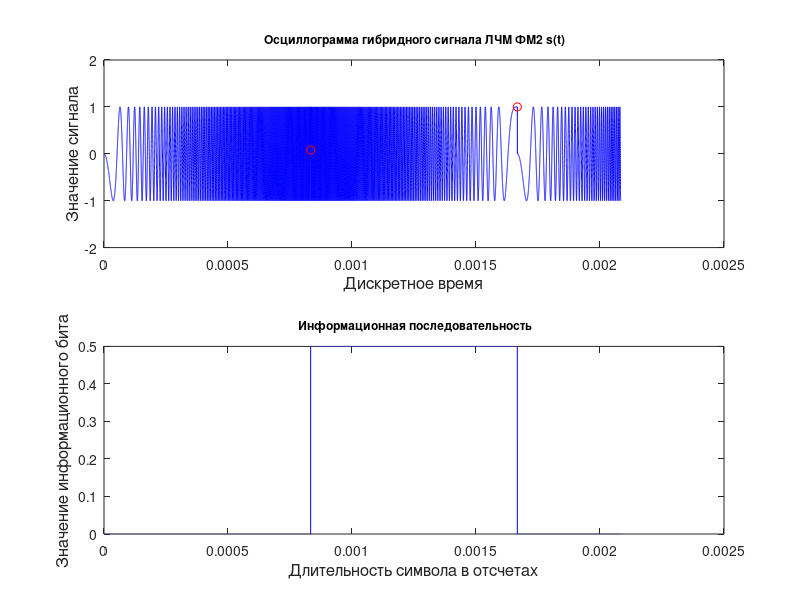
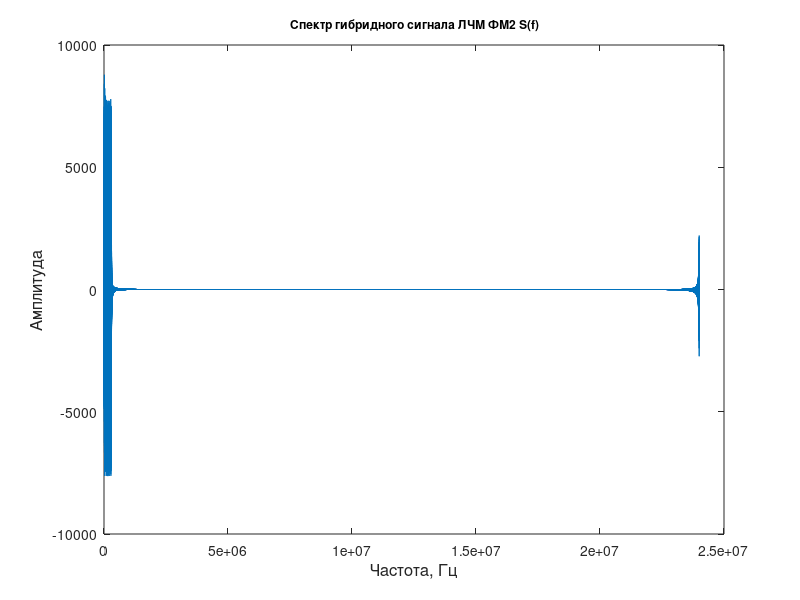

Recreate these plots in MATLAB, in order.
clear
f0 = 0
fs = 2.4e7
% Длительность посылки определяется как length/Tc, где Tc = 1200 -
% символьная скорость, length - число символов
R = 1200 % бод
progression = [1 0 1 1 0 0 1 1 0 1 0 0 1 1 1]; % Входной ЦП длиной 15
length_symbols = length(progression); %длина цифрового потока (число символов)
samp = fs/R; %число отсчетов в одном символе
samp_all = samp * length_symbols; %число отсчетов во всем сигнале
samp_all = double(samp_all);
%Длина последовательностей Голда 2^n - 1. Для примера выберем n =
%4,Следовательно длина будет 15
T = 1/R; %длительность одного символа
Tsum = T * length_symbols; %длительность всех символов)
% t = 0:1/fs:Tsum - (1/fs) %дискретное время
t = 0:1/fs:(samp_all -1)/ fs;
%tsym = t(end) - t(1) %длительность одного символа нормированная
%t = t' %Преобразование в вектор столбец для умножение потом на сигнал
%samp = int32(samp)
%samp_all = int32(samp_all)
temp = zeros(1, samp);
s = zeros(1, samp_all); %объявление сигнала ЛЧМ BPSK
alpha = 300e3; %девиация частоты
Fmax = f0 + alpha; %на всякий
phases = zeros(1, length_symbols);

%нормированное параметры
alpha_norm = alpha/fs;
f0_norm = f0/fs;
Fmax_norm = Fmax/fs;

%массив фаз
% for k = 1:length_symbols;
%     if mod(k,2) ~= 0;
%         phases(k) = 0;
%     else phases(k) = pi/2;
%     end;
% end;
for k = 1:length_symbols;
    if progression(k) == 1;
        phases(k) = pi/2;
    else phases(k) = 0;
    end
end    
%Алгоритм формирователя

index = 0;
for i = 1:length_symbols;
    t_local = (0:samp-1)/fs;
    if mod(i, 2) == 1;
        for m = 1:samp;
            t_local = (0:samp-1)/fs;
        start_t = ((i-1)*samp)+m;
        temp(m) = exp(1*j*(2*pi*(f0*t_local(m) + (alpha/(2*T))*t_local(m)^2) + phases(i)));
        s(((i-1)*samp)+m) = temp(m);    
        end
        
        else 
            for m = 1:samp;
        start_t = ((i-1)*samp)+m;
        temp(m) = exp(1*j*(2*pi*(Fmax *t_local(m) - (alpha/(2*T))*t_local(m)^2) + phases(i)));
        s(((i-1)*samp)+m) = temp(m);
            end
    end            
             
end          

     
s_dots  = zeros(1, samp_all);

% for i = 1:samp_all/samp
%     dots(i) = samp * i
% end

for i = 1:samp_all - 1;
    if mod(i, samp) == 0;
       s_dots(i) = s(i);
    end;
end;
s_dots(s_dots == 0) = NaN;


%Осциллограмма символов + сигнала
s_symb = zeros(1,samp_all);
for k = 1:length_symbols-1;
    if progression(k) == 1;
    s_symb(k*samp:(k+1)*samp) = 0.5;
        else if (progression(k)) == 0;
    s_symb(k*samp:(k+1)*samp) = 0;
            end;
    end;
end;
s_symb(end) = 0;
%plot(t,s_symb);
%ylim([0 0.6]);
% ax1 = subplot(2,2,1); % top subplot
% ax2 = subplot(2,2,2); % bottom subplot
% ax3 = subplot(1,2,4)
% 
% plot(ax1,t,real(s),'b', t,real(s_dots),'ro');
% ylim([-2 2]);
% plot(ax2,t, s_symb);
% grid on;



%Спектр
s_fft = fft(s);
N_fft = length(s_fft);
f_fft = (0:N_fft - 1) * (fs/samp_all);
 N_half = floor(N_fft/2); %половина коэффициентов fft
 f_fft_plot = f_fft(1:N_half); %половина частот от fft
 s_fft_plot = abs(s_fft(1:N_half)) * 2/N_fft;

%  plot(t(1:25000), s_symb(1:25000), 'b')
 
figure;
subplot(2,1,1)
plot(t(1:50000), s(1:50000), 'b', t(1:50000), s_dots(1:50000), 'ro')
ylim([-2 2])
title(['\fontsize{12} Осциллограмма гибридного сигнала ЛЧМ ФМ2 s(t)'])
xlabel('Дискретное время', 'FontSize', 12)
ylabel ('Значение сигнала', 'FontSize', 12)

subplot(2,1,2)
plot(t(1:50000), s_symb(1:50000), 'b')
title(['\fontsize{12} Информационная последовательность'])
xlabel('Длительность символа в отсчетах', 'FontSize', 12)
ylabel ('Значение информационного бита', 'FontSize', 12)

figure
plot(f_fft, s_fft)
title(['\fontsize{12} Спектр гибридного сигнала ЛЧМ ФМ2 S(f)'])
xlabel('Частота, Гц', 'FontSize', 12)
ylabel ('Амплитуда', 'FontSize', 12)










     
 
 
